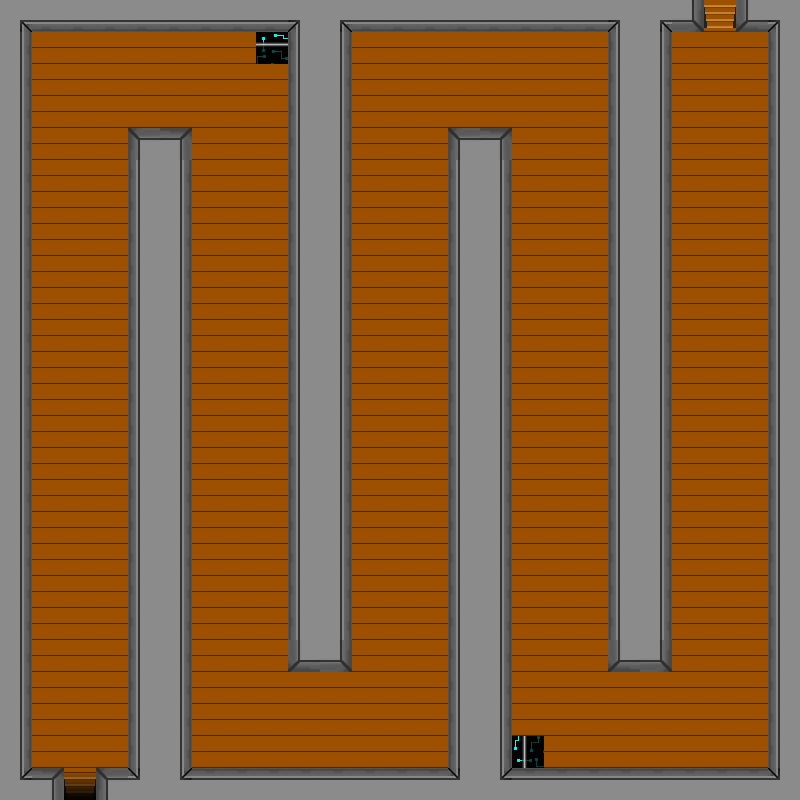

The image is a tile-based game level rendered from a .tmx file. Its description and source (layers, tilesets, objects; grid data summarised) follow:
An orthogonal 25x25 tile map with 32x32 px tiles, 3 tile layers (Camada de Tiles 1, Colisoes, Baus), 1 hidden layer not drawn, 8 tilesets.

<map version="1.0" orientation="orthogonal" renderorder="right-down" width="25" height="25" tilewidth="32" tileheight="32" nextobjectid="1">
 <tileset firstgid="1" name="Parede" tilewidth="32" tileheight="32">
  <image source="Parede.png" width="96" height="32" />
  <tile id="0">
   <properties>
    <property name="blocked" value="blocked" />
   </properties>
  </tile>
  <tile id="1">
   <properties>
    <property name="blocked" value="blocked" />
   </properties>
  </tile>
  <tile id="2">
   <properties>
    <property name="blocked" value="blocked" />
   </properties>
  </tile>
 </tileset>
 <tileset firstgid="4" name="Tile_Madeira" tilewidth="32" tileheight="32">
  <image source="Tile_Madeira.png" width="32" height="32" />
 </tileset>
 <tileset firstgid="5" name="EscadaSubindo" tilewidth="32" tileheight="32">
  <image source="EscadaSubindo.png" width="32" height="32" />
  <tile id="0">
   <properties>
    <property name="door" value="door" />
   </properties>
  </tile>
 </tileset>
 <tileset firstgid="6" name="EscadaDescendo" tilewidth="32" tileheight="32">
  <image source="EscadaDescendo.png" width="32" height="32" />
  <tile id="0">
   <properties>
    <property name="door" value="door" />
   </properties>
  </tile>
 </tileset>
 <tileset firstgid="7" name="Bau" tilewidth="32" tileheight="32">
  <image source="Bau.png" width="32" height="32" />
  <tile id="0">
   <properties>
    <property name="chest" value="chest" />
   </properties>
  </tile>
 </tileset>
 <tileset firstgid="8" name="ParedeInvisivel" tilewidth="32" tileheight="32">
  <image source="ParedeInvisivel.png" width="32" height="32" />
  <tile id="0">
   <properties>
    <property name="blocked" value="blocked" />
   </properties>
  </tile>
 </tileset>
 <tileset firstgid="9" name="Portal1" tilewidth="32" tileheight="32">
  <image source="Portal1.png" width="32" height="32" />
  <tile id="0">
   <properties>
    <property name="blocked" value="blocked" />
    <property name="stairHome" value="1oAndarBabi.tmx " />
   </properties>
  </tile>
 </tileset>
 <tileset firstgid="10" name="Portal2" tilewidth="32" tileheight="32">
  <image source="Portal2.png" width="32" height="32" />
  <tile id="0">
   <properties>
    <property name="blocked" value="blocked" />
    <property name="stair" value="SalaChefe1.tmx" />
   </properties>
  </tile>
 </tileset>
 <layer name="Camada de Tiles 1" width="25" height="25">
  <data>[625 cells, 625 non-empty, 6 distinct tile ids]</data>
 </layer>
 <layer name="Colisoes" width="25" height="25" opacity="0">
  <data>[625 cells, 625 non-empty, 4 distinct tile ids]</data>
 </layer>
 <layer name="Baus" width="25" height="25">
  <data>[625 cells, 2 non-empty, 1 distinct tile ids]</data>
 </layer>
 <layer name="Baus2" width="25" height="25" visible="0">
  <data>[625 cells, 1 non-empty, 1 distinct tile ids]</data>
 </layer>
</map>
